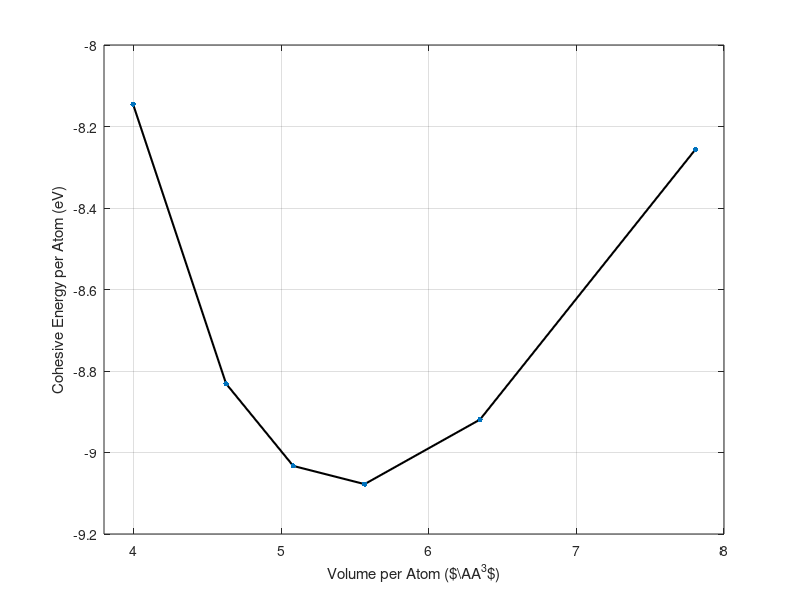

The MATLAB script that drew this image:
clear all; clc

totalEnergy = load('cohesiveEnergy.txt');
Uatom = -10.73322060;
Bohr = 0.529;
Ry=13.6;

clf; figure = figure(1)

plot(totalEnergy(:,2)*Bohr^3/2,(totalEnergy(:,3)-2*Uatom)*Ry/2,'k','linewidth',1.5); hold on
scatter(totalEnergy(:,2)*Bohr^3/2,(totalEnergy(:,3)-2*Uatom)*Ry/2,15,'filled')
set(gca,'xtick',[4:1:8],'ytick',[-9.2:0.2:-8])
axis([3.8,8,-9.2,-8])
xlabel('Volume per Atom ($\AA^{3}$)')
ylabel('Cohesive Energy per Atom (eV)')
grid on

print('totalEnergy','-dpng','-r300')